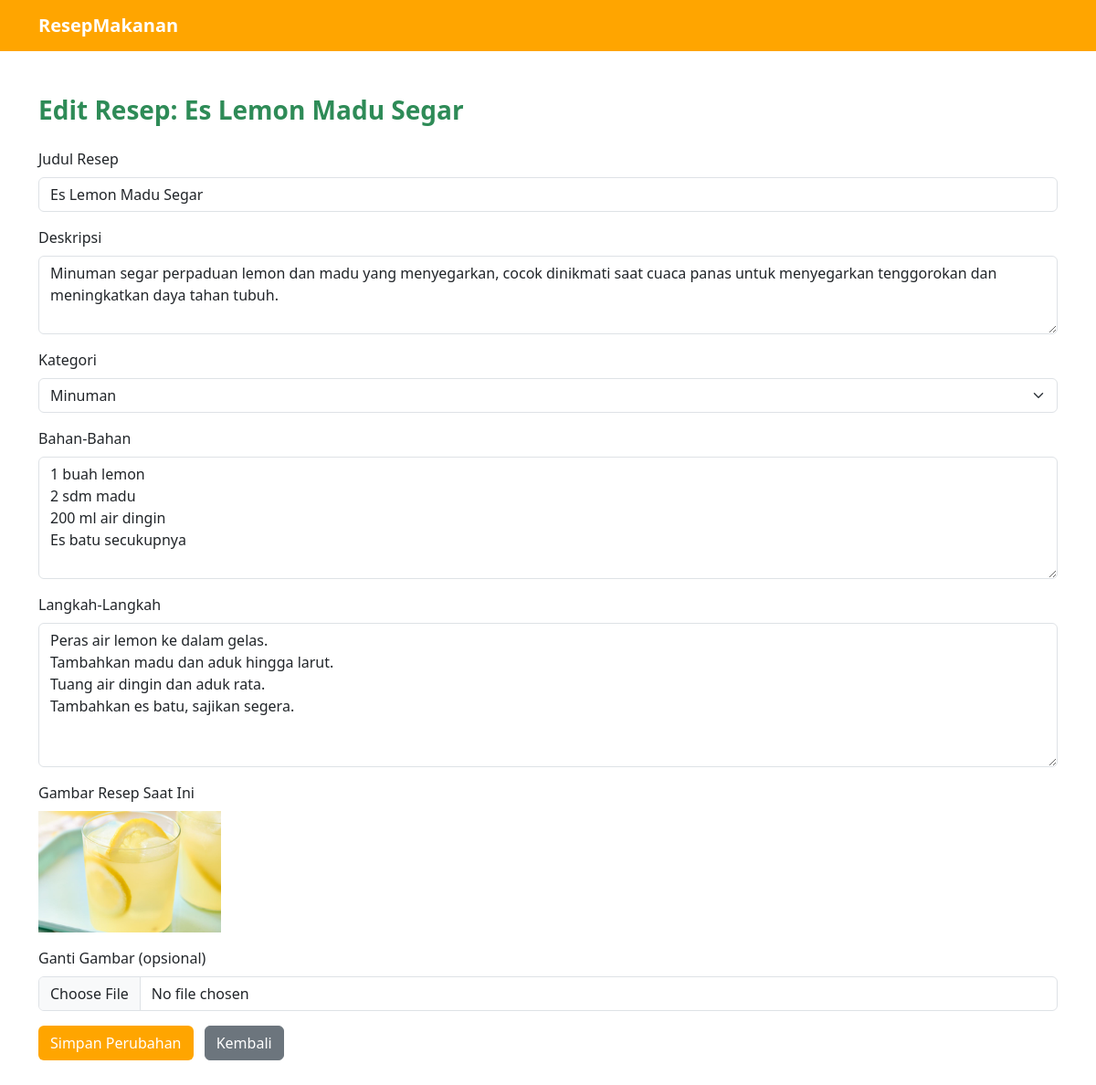
Screenshot of /edit-resep.php?id=9 with the database file from the repository.
### tables this page shows
CREATE TABLE `resep` (
  `id` int(11) NOT NULL,
  `judul` varchar(255) NOT NULL,
  `deskripsi` text NOT NULL,
  `kategori` varchar(100) DEFAULT NULL,
  `bahan` text NOT NULL,
  `langkah` text NOT NULL,
  `gambar` varchar(255) DEFAULT NULL,
  `id_kategori` int(11) DEFAULT NULL
);

CREATE TABLE `kategori` (
  `id` int(11) NOT NULL,
  `nama_kategori` varchar(100) NOT NULL
);

### edit-resep.php (the view, shortened to what this page needs)
<?php
include 'koneksi.php';
$id = $_GET['id'];
$stmt = $koneksi->prepare("SELECT * FROM resep WHERE id = ?");
$stmt->bind_param("i", $id);
$stmt->execute();
$result = $stmt->get_result();
$resep = $result->fetch_assoc();
$kategori_result = $koneksi->query("SELECT * FROM kategori");
?>
<!DOCTYPE html>
<html lang="id">
<head>
  <link href="https://cdn.jsdelivr.net/npm/bootstrap@5.3.0/dist/css/bootstrap.min.css" rel="stylesheet">
</head>
<body>
<nav class="navbar navbar-expand-lg">
  <div class="container">
    <a class="navbar-brand" href="index.php">ResepMakanan</a>
  </div>
</nav>
<div class="container mt-5 mb-5">
  <h3 class="section-title mb-4">Edit Resep: <?= htmlspecialchars($resep['judul']) ?></h3>
  <form method="post" enctype="multipart/form-data">
    <div class="mb-3">
      <label class="form-label">Judul Resep</label>
      <input type="text" name="judul" class="form-control" value="<?= htmlspecialchars($resep['judul']) ?>" required>
    </div>
    <div class="mb-3">
      <label class="form-label">Deskripsi</label>
      <textarea name="deskripsi" class="form-control" rows="3" required><?= htmlspecialchars($resep['deskripsi']) ?></textarea>
    </div>
    <div class="mb-3">
      <label class="form-label">Kategori</label>
      <select name="id_kategori" class="form-select" required>
        <?php while ($kat = $kategori_result->fetch_assoc()): ?>
          <option value="<?= $kat['id'] ?>" <?= (int)$kat['id'] === (int)$resep['id_kategori'] ? 'selected' : '' ?>>
            <?= htmlspecialchars($kat['nama_kategori']) ?>
          </option>
        <?php endwhile; ?>
      </select>
    </div>
    <div class="mb-3">
      <label class="form-label">Bahan-Bahan</label>
      <textarea name="bahan" class="form-control" rows="5" required><?= htmlspecialchars($resep['bahan']) ?></textarea>
    </div>
    <div class="mb-3">
      <label class="form-label">Langkah-Langkah</label>
      <textarea name="langkah" class="form-control" rows="6" required><?= htmlspecialchars($resep['langkah']) ?></textarea>
    </div>
    <div class="mb-3">
      <label class="form-label">Gambar Resep Saat Ini</label><br>
      <img src="images/<?= htmlspecialchars($resep['gambar']) ?>" alt="Gambar Resep" width="200">
    </div>
    <div class="mb-3">
      <label class="form-label">Ganti Gambar (opsional)</label>
      <input type="file" name="gambar" class="form-control" accept="image/*">
    </div>
    <button type="submit" name="update" class="btn btn-orange">Simpan Perubahan</button>
    <a href="index.php" class="btn btn-secondary ms-2">Kembali</a>
  </form>
</div>
</body>
</html>

### edit-resep.php (style rules this page uses)
body { background-color: #fff; font-family: 'Segoe UI', sans-serif; }
.navbar { background-color: #ffa500; }
.navbar-brand { font-weight: bold; color: white !important; }
.btn-orange { background-color: #ffa500; color: white; }
.section-title { color: #2e8b57; font-weight: bold; }

### rows the page displays
resep: judul "Es Lemon Madu Segar", deskripsi "Minuman segar perpaduan lemon dan madu yang menyegarkan, cocok dinikmati saat cuaca panas untuk menyegarkan tenggorokan dan meningkatkan daya tahan tubuh.", id_kategori "Minuman", bahan "1 buah lemon 2 sdm madu 200 ml air dingin Es batu secukupnya", langkah "Peras air lemon ke dalam gelas. Tambahkan madu dan aduk hingga larut. Tuang air dingin dan aduk rata. Tambahkan es batu, sajikan segera.", gambar (picture)
